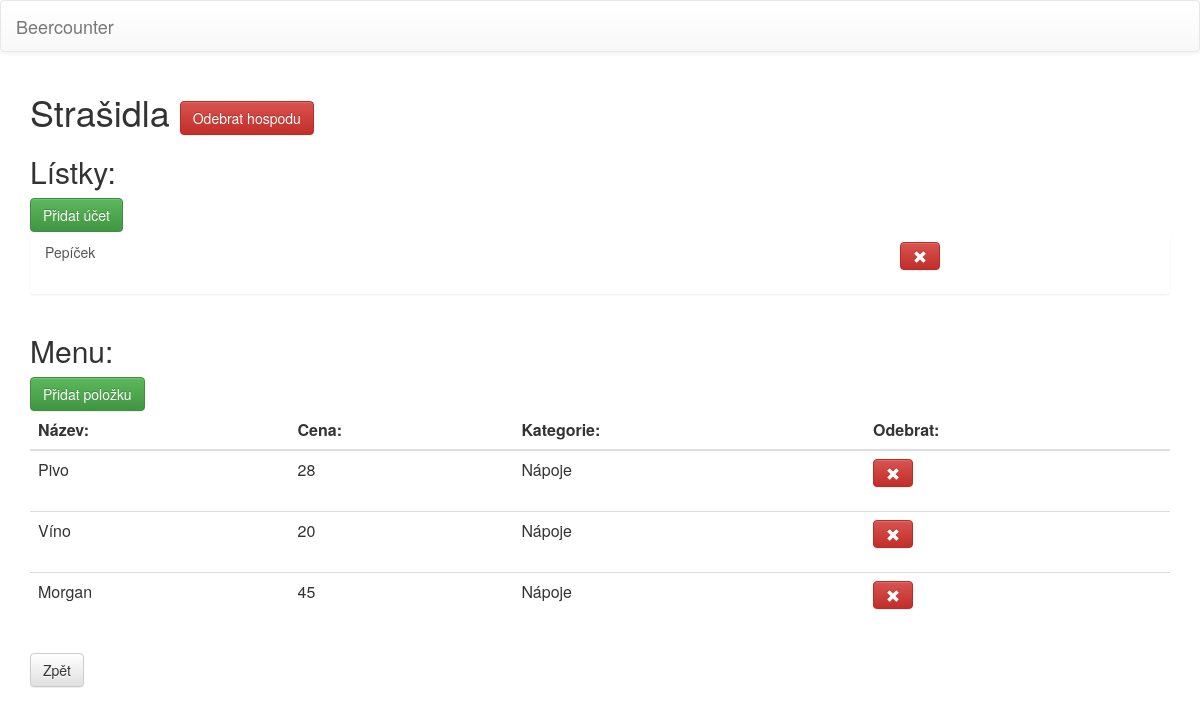
Before: /pub/44/ with the older database file.
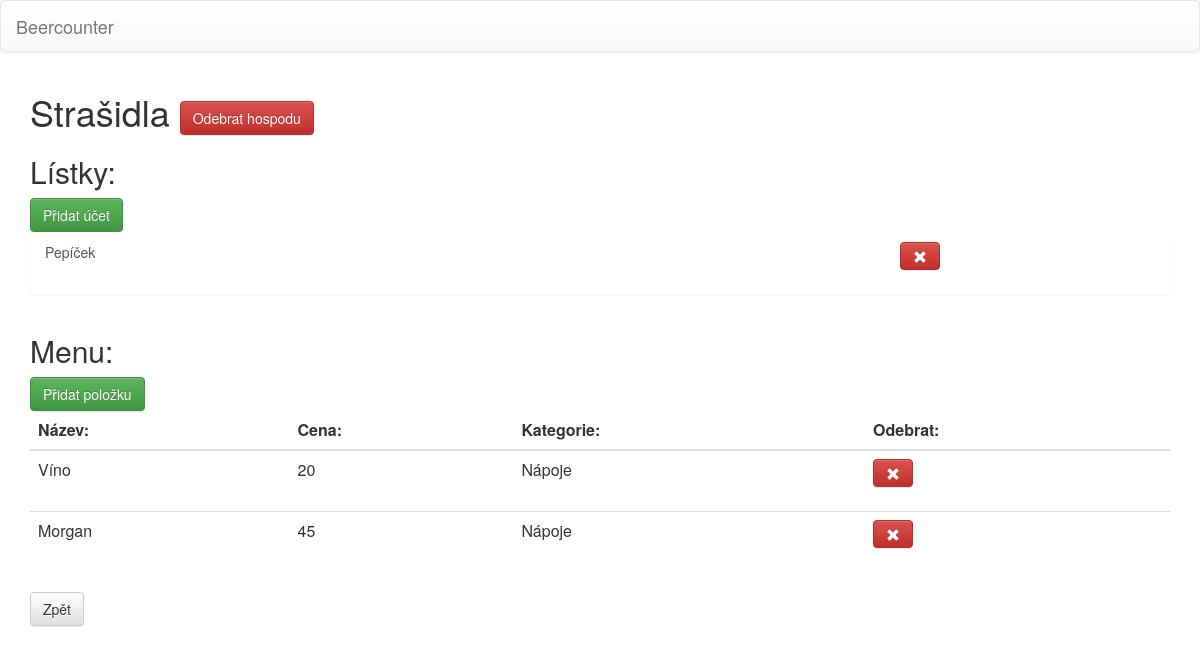
After: the same page with the newer database file.
### beercounter/models.py (models this page shows, shortened)
class Pub(Model):
  class Meta:
    verbose_name = "Hospoda"
  name = CharField(max_length=50, unique=True, verbose_name="Název")

class Bill(Model):
  class Meta:
    unique_together = ('name', 'pub')
    default_related_name = "bills"
    verbose_name = "Účet"
  name = CharField(max_length=50, verbose_name="Jméno")
  pub = ForeignKey('Pub', on_delete=CASCADE, )

class Item(Model):
  class Meta:
    verbose_name = "Položka"
    default_related_name = "items"
  ITEM_CATEGORY = (
      ('N', 'Nápoje'),
      ('J', 'Jídlo'),
      ('O', 'Ostatní'),
      )
  name = CharField(max_length=51, unique=True, verbose_name="Název")
  price = PositiveSmallIntegerField(default=0, verbose_name="Cena")
  category = CharField(max_length=1, choices=ITEM_CATEGORY, default='N', verbose_name="Kategorie")
  pub = ForeignKey('Pub', on_delete=CASCADE, verbose_name="Hospoda")

### beercounter/views.py (the view, shortened to what this page needs)
# urls.py: url(r'^pub/(?P<pk>[0-9]+)/$', views.PubView.as_view(), name="pub"),
class PubView(DetailView):
  model = Pub

### beercounter/templates/beercounter/pub_detail.html (shortened to what this page needs)
{% extends "beercounter/base.html" %}
{% load staticfiles %}
{% block content %}
<h1> {{ pub.name }}
  <a href="{% url 'beercounter:deletepub' pub.id %}" class="btn btn-danger" role="button"> Odebrat
    hospodu </a> </h1>
<h2> Lístky: </h2>
<a href="{% url 'beercounter:addbill' pub.id %}" class="btn btn-success" role="button"> Přidat
  účet </a>
<div class="container-fluid">
  {% for bill in pub.bills.all %}
  <div class="list-group row">
    <a href="{% url 'beercounter:bill' bill.id %}" class="list-group-item col-sm-9" > {{ bill.name }} </a>
    <div class="list-group-item col-sm-3" >
      <form method="POST" action=""
                          onsubmit="return confirm('Opravdu?')">
        <button type="submit" name="deleteBill" class="btn btn-danger " > <span class="glyphicon glyphicon-remove"> </span>
        </button> </div>
  </div>
      {% endfor %}
</div>
<h2> Menu: </h2>
<a href="{% url 'beercounter:additem' pub.id %}" class="btn btn-success" role="button"> Přidat položku </a>
<table class="table ">
  <thead>
    <tr>
      <th> Název: </th>
      <th> Cena: </th>
      <th> Kategorie: </th>
      <th> Odebrat: </th>
    </tr>
  </thead>
  {% for item in pub.items.all %}
  <tr>
    <td> {{ item.name }} </td>
    <td> {{ item.price }} </td>
    <td> {{ item.get_category_display }} </td>
    <td>
      <form method="POST" action=""
                          onsubmit="return confirm('Opravdu?')">
        <button type="submit" name="deleteItem" class="btn btn-danger"> <span class="glyphicon glyphicon-remove"></span> </button> </td>
  </tr>
  {% endfor %}
</table>
<a href="{% url 'beercounter:index' %}" class="btn btn-default" role="button"> Zpět </a>
{% endblock %}

### beercounter/templates/beercounter/base.html (shortened to what this page needs)
{% load staticfiles %}
{% load bootstrap3 %}
<html>
  <head>
    <link rel="stylesheet" href="//maxcdn.bootstrapcdn.com/bootstrap/3.2.0/css/bootstrap.min.css">
    <link rel="stylesheet" href="//maxcdn.bootstrapcdn.com/bootstrap/3.2.0/css/bootstrap-theme.min.css">
    <link rel="stylesheet" type="text/css" href="{% static 'beercounter/css/style.css' %}">
  </head>
  <body>
    <nav class="navbar navbar-default">
      <div class="container-fluid">
        <div class="navbar-header">
          <a class="navbar-brand" href="{% url 'beercounter:index' %}"> Beercounter </a>
        </div>
      </div>
    </nav>
    <div class="content container">
      {% block content %}
      {% endblock %}
    </div>
  </body>
</html>

### beercounter/static/beercounter/css/style.css (style rules this page uses)
.list-group-item { border: 0 !important; }

Changed rows visible on the page:
removed Item: name "Pivo", price "28", category "Nápoje"
